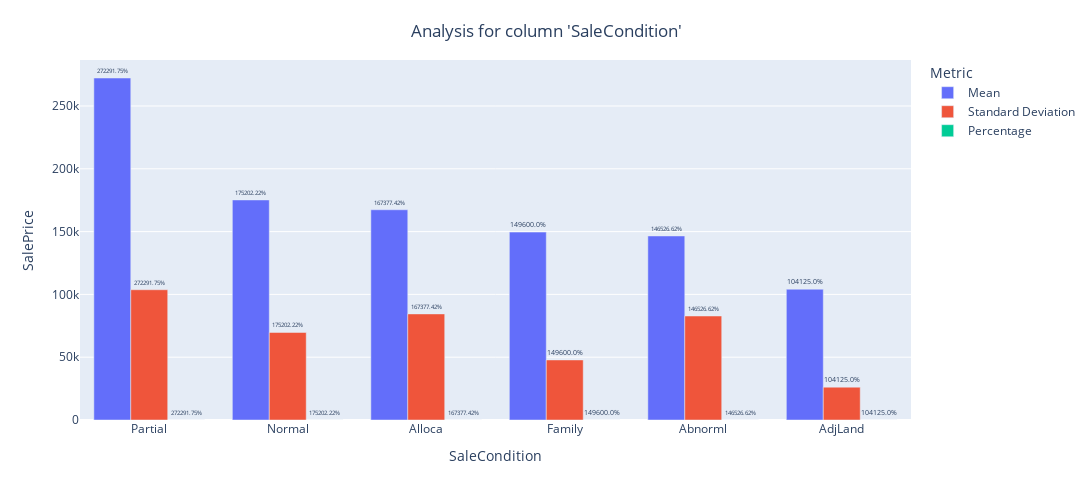

Here is the notebook cell this chart was saved with:
### Markdown cell above
**analyzeData(data, numCol, catCol):** This function performs an analysis on the input data by grouping a numeric column (numCol) based on a categorical column (catCol). It calculates the mean, standard deviation, and percentage of the numeric column for each category. The results are displayed in a DataFrame sorted in descending order based on the mean value. Additionally, a bar plot is generated using Plotly Express, visualizing the mean, standard deviation, and percentage for each category.

### Code cell
DG.analyzeData(dataFrame,'SalePrice','SaleCondition')

### Figure 1 — Plotly figure (JSON) as saved in the notebook; plotly's stock layout.template omitted (floating-point values rounded to 4 significant figures)
{"data": [{"alignmentgroup": "True", "hovertemplate": "Metric=Mean<br>SaleCondition=%{x}<br>Value=%{y}<extra></extra>", "legendgroup": "Mean", "marker": {"color": "#636efa", "pattern": {"shape": ""}}, "name": "Mean", "offsetgroup": "Mean", "orientation": "v", "showlegend": true, "text": ["272291.75%", "175202.22%", "167377.42%", "149600.0%", "146526.62%", "104125.0%"], "textposition": "outside", "type": "bar", "x": ["Partial", "Normal", "Alloca", "Family", "Abnorml", "AdjLand"], "xaxis": "x", "y": [272300.0, 175200.0, 167400.0, 149600, 146500.0, 104125], "yaxis": "y"}, {"alignmentgroup": "True", "hovertemplate": "Metric=Standard Deviation<br>SaleCondition=%{x}<br>Value=%{y}<extra></extra>", "legendgroup": "Standard Deviation", "marker": {"color": "#EF553B", "pattern": {"shape": ""}}, "name": "Standard Deviation", "offsetgroup": "Standard Deviation", "orientation": "v", "showlegend": true, "text": ["272291.75%", "175202.22%", "167377.42%", "149600.0%", "146526.62%", "104125.0%"], "textposition": "outside", "type": "bar", "x": ["Partial", "Normal", "Alloca", "Family", "Abnorml", "AdjLand"], "xaxis": "x", "y": [103700.0, 69710.0, 84460.0, 47820.0, 82800.0, 26140.0], "yaxis": "y"}, {"alignmentgroup": "True", "hovertemplate": "Metric=Percentage<br>SaleCondition=%{x}<br>Value=%{y}<extra></extra>", "legendgroup": "Percentage", "marker": {"color": "#00cc96", "pattern": {"shape": ""}}, "name": "Percentage", "offsetgroup": "Percentage", "orientation": "v", "showlegend": true, "text": ["272291.75%", "175202.22%", "167377.42%", "149600.0%", "146526.62%", "104125.0%"], "textposition": "outside", "type": "bar", "x": ["Partial", "Normal", "Alloca", "Family", "Abnorml", "AdjLand"], "xaxis": "x", "y": [12.89, 79.46, 0.7604, 1.133, 5.603, 0.1577], "yaxis": "y"}], "layout": {"autosize": false, "barmode": "group", "height": 500, "legend": {"title": {"text": "Metric"}, "tracegroupgap": 0}, "margin": {"t": 60}, "title": {"text": "Analysis for column 'SaleCondition'", "x": 0.5, "xanchor": "center", "y": 0.95, "yanchor": "top"}, "width": 1200, "xaxis": {"anchor": "y", "domain": [0, 1], "title": {"text": "SaleCondition"}}, "yaxis": {"anchor": "x", "domain": [0, 1], "title": {"text": "SalePrice"}}}}
